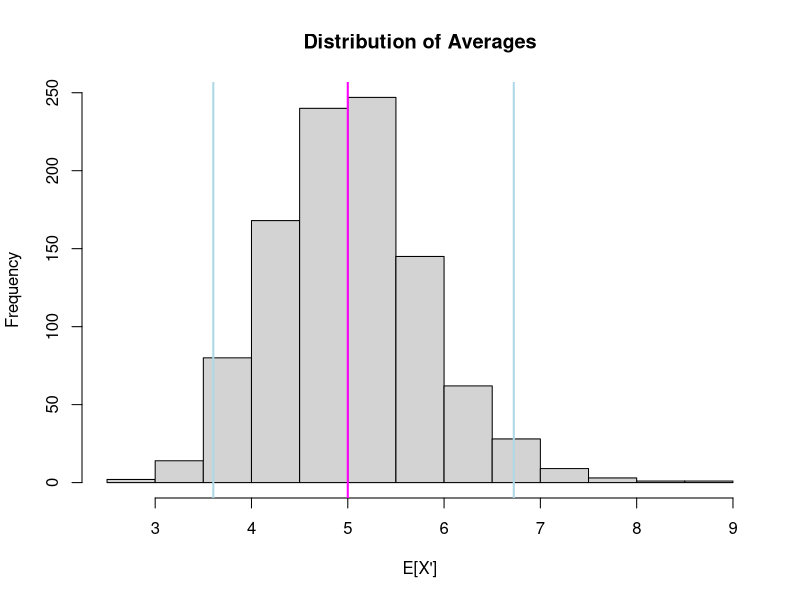
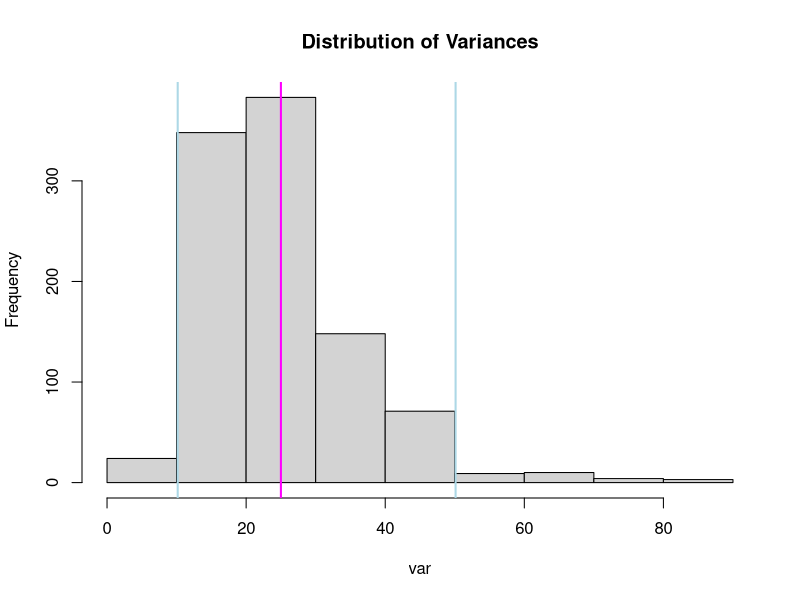
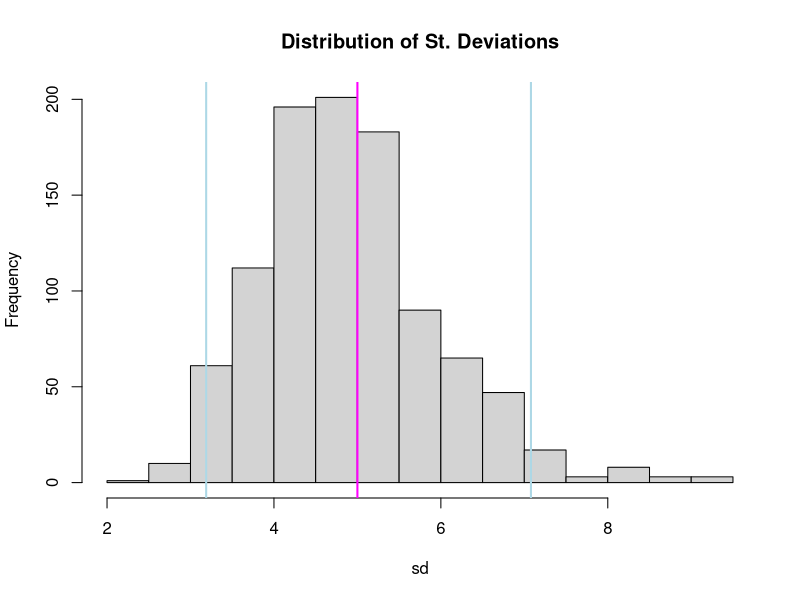
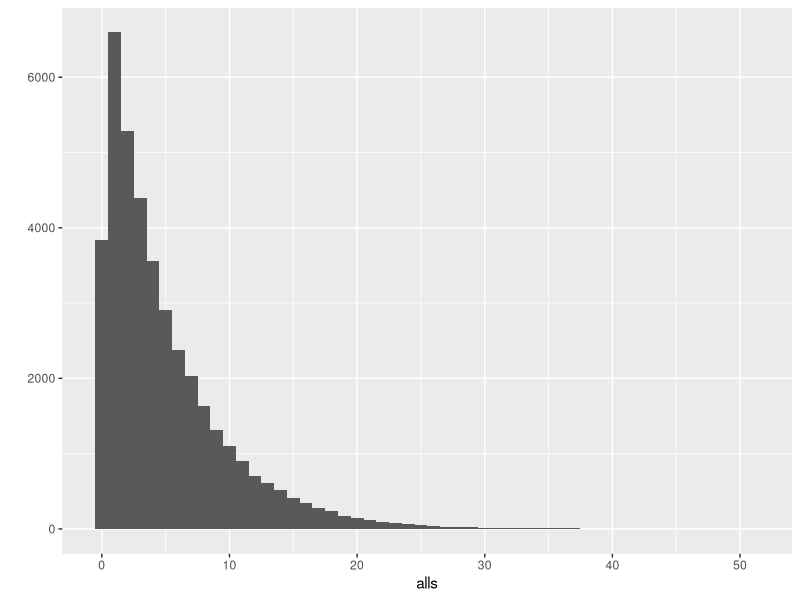
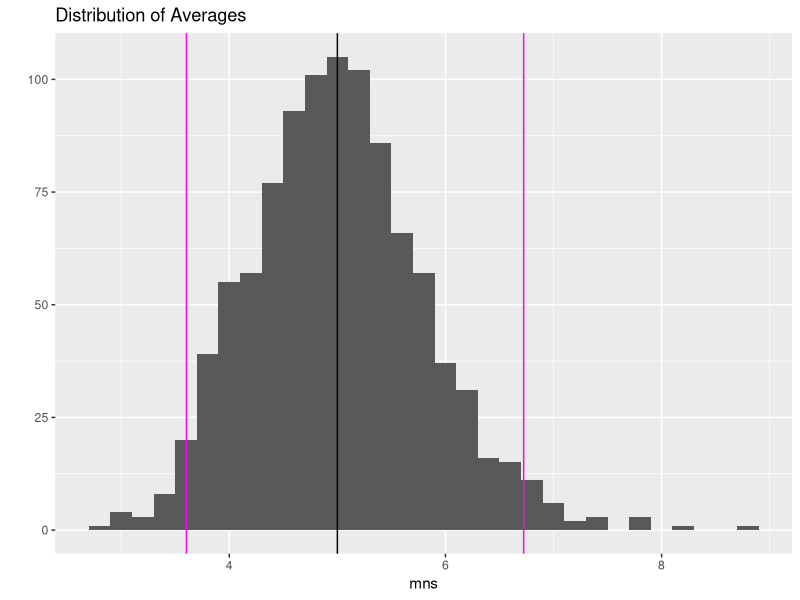
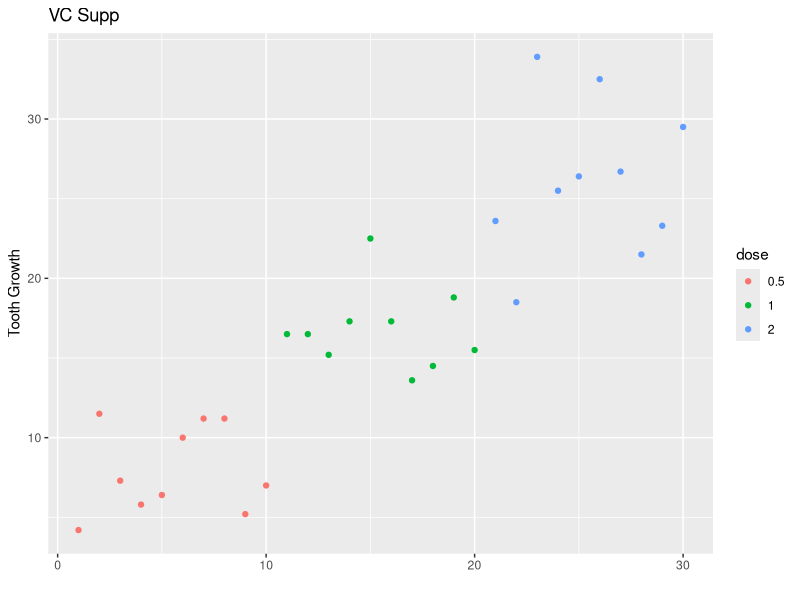
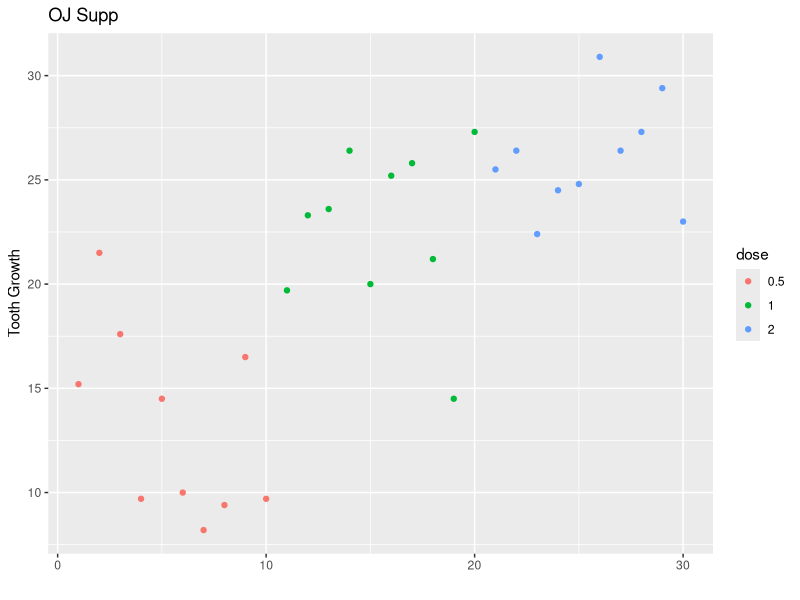

Source code (R) for these figures, in order:
## ---- chunk 1
library(ggplot2)

## ---- chunk 2
set.seed(121212)
my_lambda <- 0.2
my_n <- 40
nsim <- 1000

samples <- matrix(nrow = 40, ncol = 1000)
for(i in 1:1000) samples[,i] = rexp(my_n, my_lambda)
## ---- chunk 3
mns <- apply(samples, 2, mean)

sdevs <- apply(samples, 2, sd)

vars <- apply(samples, 2, var)
## ---- chunk 4
hist(mns, main = "Distribution of Averages",
     xlab = "E[X']")
abline(v = 5, col = "magenta", lwd = 2)
abline(v = quantile(mns, c(.025, .975)), col = "lightblue", lwd = 2)
## ---- chunk 5
quantile(mns, c(.025, .975))
## ---- chunk 6
hist(vars, main = "Distribution of Variances",
     xlab = "var")
abline(v = 25, col = "magenta", lwd = 2)
abline(v = quantile(vars, c(.025,.975)), col = "lightblue", lwd = 2)
## ---- chunk 7
hist(sdevs, main = "Distribution of St. Deviations",
     xlab = "sd")
abline(v = 5, col = "magenta", lwd = 2)
abline(v = quantile(sdevs, c(.025,.975)), col = "lightblue", lwd = 2)
## ---- chunk 8
alls <- NULL
for(i in 1:40) {
        alls <- c(alls, samples[i, ])
}
qplot(alls, binwidth = 1)
## ---- chunk 9
g <- qplot(mns, binwidth = .2)
g <- g + geom_vline(xintercept = 5)
g <- g + geom_vline(xintercept = quantile(mns, c(.025, .975)), col = "magenta")
g <- g + ggtitle("Distribution of Averages")
g

## ---- chunk 10
library(datasets)
library(dplyr)
str(ToothGrowth)

## ---- chunk 11
head(ToothGrowth)
## ---- chunk 12
table(ToothGrowth[ToothGrowth$supp == "OJ", 3])
## ---- chunk 13
table(ToothGrowth[ToothGrowth$supp == "VC", 3])
## ---- chunk 14
myVC <- ToothGrowth %>% filter(supp == "VC")
myOJ <- ToothGrowth %>% filter(supp == "OJ")

range(myVC$len)

## ---- chunk 15
range(myOJ$len)
## ---- chunk 16
mean(myOJ$len) - mean(myVC$len)
## ---- chunk 17
myVC$dose <- as.factor(myVC$dose)
qplot(y = len, data = myVC, col = dose, ylab = "Tooth Growth", main = "VC Supp")
## ---- chunk 18
myOJ$dose <- as.factor(myOJ$dose)
qplot(y = len, data = myOJ, col = dose, ylab = "Tooth Growth", main = "OJ Supp")
